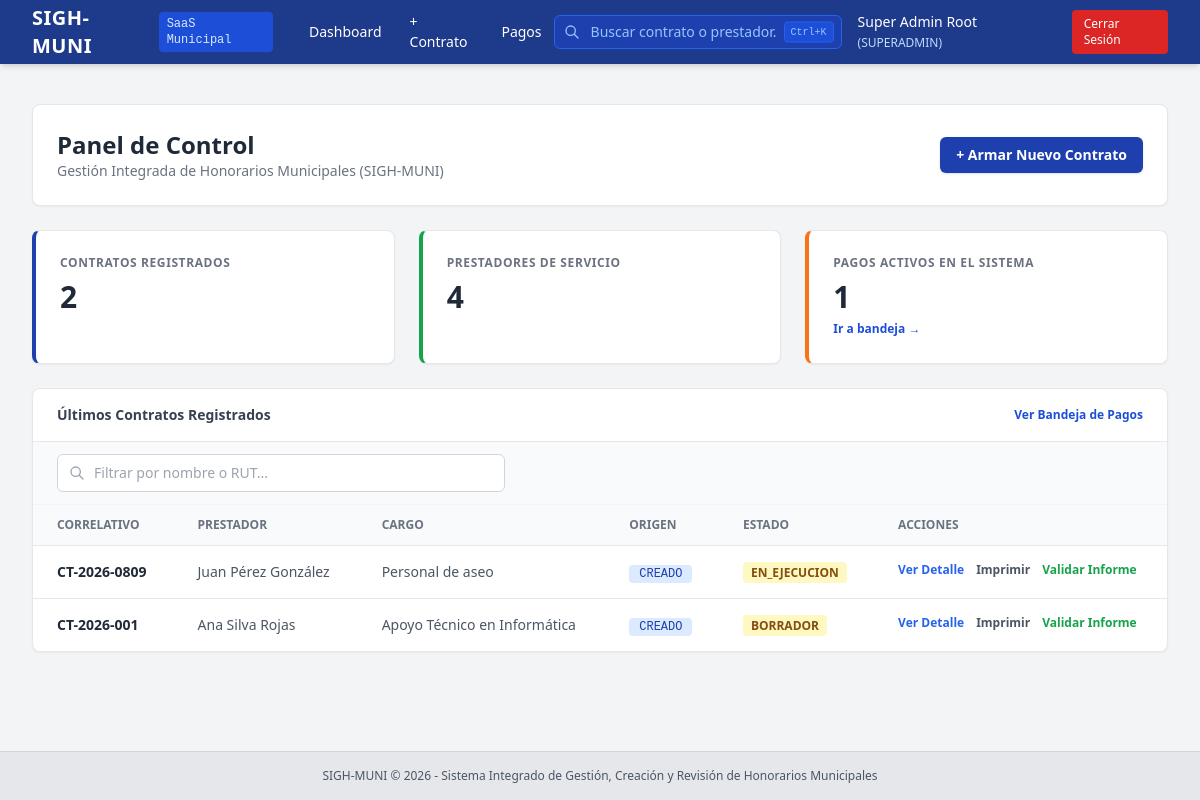
The app's page / (signed in), older data.
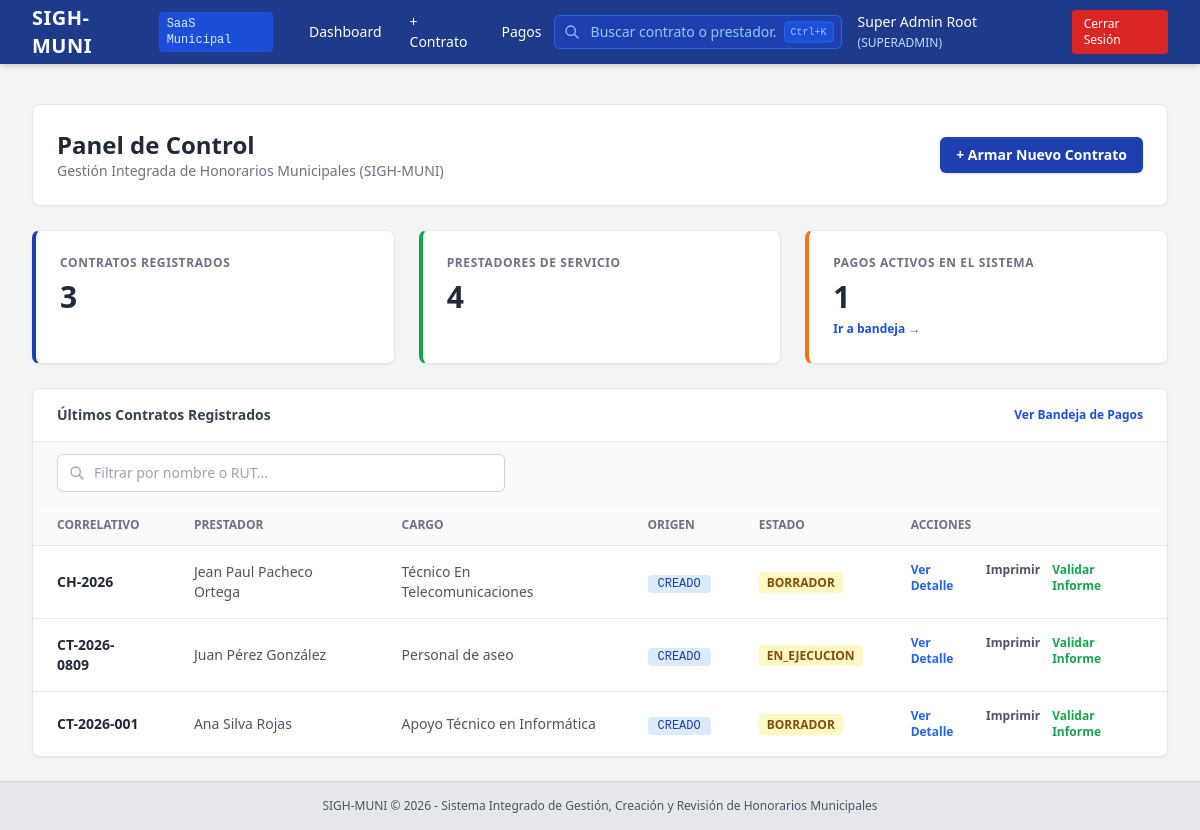
The same page, newer data.
### app/models/user.py (models this page shows, shortened)
class User(db.Model):
    __tablename__ = 'users'
    id = db.Column(db.Integer, primary_key=True, autoincrement=True)
    rut = db.Column(db.String(20), nullable=False, unique=True)
    first_name = db.Column(db.String(100), nullable=False)
    last_name = db.Column(db.String(100), nullable=False)
    email = db.Column(db.String(120), nullable=False, unique=True)
    password_hash = db.Column(db.String(255), nullable=False)
    role = db.Column(db.String(50), nullable=False)  # SUPERADMIN, ADMIN_RRHH, JEFE_DEPTO, FINANZAS_CONTROL
    department_id = db.Column(db.Integer, db.ForeignKey('departments.id', ondelete='SET NULL'), nullable=True)
    is_active = db.Column(db.Integer, nullable=False, default=1)
    created_at = db.Column(db.DateTime, nullable=False, default=datetime.utcnow)

### app/models/contract.py (models this page shows, shortened)
class Contract(db.Model):
    __tablename__ = 'contracts'
    id = db.Column(db.Integer, primary_key=True)
    provider_id = db.Column(db.Integer, db.ForeignKey('service_providers.id'), nullable=False)
    department_id = db.Column(db.Integer, db.ForeignKey('departments.id'), nullable=False)
    creation_type = db.Column(db.String(50), default='CREADO')
    contract_number = db.Column(db.String(50), unique=True, nullable=False)
    decline_number = db.Column(db.String(50), nullable=True)
    decline_date = db.Column(db.Date, nullable=True)
    position_title = db.Column(db.String(150), nullable=False)
    program_name = db.Column(db.String(150), nullable=True)
    monthly_amount_gross = db.Column(db.Float, nullable=False)
    total_contract_amount = db.Column(db.Float, nullable=False)
    start_date = db.Column(db.Date, nullable=False)
    end_date = db.Column(db.Date, nullable=False)
    pdf_file_path = db.Column(db.String(255), nullable=True)
    ocr_processed = db.Column(db.Integer, default=0)
    status = db.Column(db.String(30), default='BORRADOR')
    created_at = db.Column(db.DateTime, default=datetime.utcnow)
    provider = db.relationship('ServiceProvider', back_populates='contracts', lazy=True)
    department = db.relationship('Department', backref=db.backref('department_contracts', lazy=True))
    functions = db.relationship('ContractFunction', backref='contract', cascade='all, delete-orphan', lazy=True,
                                order_by='ContractFunction.function_order')
    payments = db.relationship('MonthlyPayment', back_populates='contract', lazy=True, cascade='all, delete-orphan')

### app/models/provider.py (models this page shows, shortened)
class ServiceProvider(db.Model):
    __tablename__ = 'service_providers'
    id = db.Column(db.Integer, primary_key=True, autoincrement=True)
    rut = db.Column(db.String(20), nullable=False, unique=True, index=True)
    first_name = db.Column(db.String(100), nullable=False)
    paternal_last_name = db.Column(db.String(100), nullable=False)
    maternal_last_name = db.Column(db.String(100), nullable=True)
    email = db.Column(db.String(120), nullable=True)
    phone = db.Column(db.String(50), nullable=True)
    address = db.Column(db.Text, nullable=True)
    bank_name = db.Column(db.String(100), nullable=True)
    account_type = db.Column(db.String(50), nullable=True)
    account_number = db.Column(db.String(50), nullable=True)
    created_at = db.Column(db.DateTime, nullable=False, default=datetime.utcnow)
    contracts = db.relationship('Contract', back_populates='provider', lazy=True, cascade="all, delete-orphan")
    @property
    def full_name(self):
        maternal = f" {self.maternal_last_name}" if self.maternal_last_name else ""
        return f"{self.first_name} {self.paternal_last_name}{maternal}"

### app/routes/dashboard.py (the view)
@dashboard_bp.route('/')
@login_required
def index():
    user = get_current_user()
    total_contracts = Contract.query.count()
    total_providers = ServiceProvider.query.count()
    recent_contracts = Contract.query.order_by(Contract.id.desc()).limit(5).all()
    if user.role == 'JEFE_DEPTO':
        pending_payments = MonthlyPayment.query.join(Contract).filter(
            Contract.department_id == user.department_id,
            MonthlyPayment.approval_status.in_(['PENDIENTE_REVISION', 'OBSERVADO'])
        ).count()
    elif user.role == 'FINANZAS_CONTROL':
        pending_payments = MonthlyPayment.query.filter(
            MonthlyPayment.approval_status.in_(['APROBADO_RRHH', 'OBSERVADO'])
        ).count()
    elif user.role in ('ADMIN_RRHH', 'SUPERADMIN'):
        pending_payments = MonthlyPayment.query.filter(
            MonthlyPayment.approval_status != 'APROBADO_FINANZAS'
        ).count()
    else:
        pending_payments = 0
    return render_template(
        'dashboard/index.html',
        total_contracts=total_contracts,
        total_providers=total_providers,
        pending_payments=pending_payments,
        recent_contracts=recent_contracts,
        user=user
    )

### app/__init__.py (called while the page is built)
def create_app(config_class=Config):
    app = Flask(__name__)
    app.config.from_object(config_class)
    os.makedirs(app.config['UPLOAD_FOLDER'], exist_ok=True)
    db.init_app(app)
    migrate.init_app(app, db)
    if 'sqlite' in app.config['SQLALCHEMY_DATABASE_URI']:
        from sqlalchemy import event
        from sqlalchemy.engine import Engine
        @event.listens_for(Engine, "connect")
        def set_sqlite_pragma(dbapi_connection, connection_record):
            cursor = dbapi_connection.cursor()
            cursor.execute("PRAGMA foreign_keys=ON;")
            cursor.close()
    from app.auth.routes import auth_bp
    app.register_blueprint(auth_bp, url_prefix='/auth')
    from app.routes import register_routes
    register_routes(app)
    return app

### app/auth/utils.py (called while the page is built)
def login_required(f):
    @wraps(f)
    def decorated_function(*args, **kwargs):
        if 'user_id' not in session:
            flash('Debes iniciar sesión para acceder a esta sección.', 'warning')
            return redirect(url_for('auth.login', next=request.url))
        return f(*args, **kwargs)
    return decorated_function

def get_current_user():
    if 'user_id' in session:
        return User.query.get(session['user_id'])
    return None

### app/templates/dashboard/index.html (shortened to what this page needs)
{% extends "base.html" %}
{% block content %}
<div class="space-y-6">
    <div class="flex justify-between items-center bg-white p-6 rounded-lg shadow-sm border border-gray-200">
        <div>
            <h1 class="text-2xl font-bold text-gray-800">Panel de Control</h1>
            <p class="text-sm text-gray-500">Gestión Integrada de Honorarios Municipales (SIGH-MUNI)</p>
        </div>
        <div class="flex space-x-2">
            <a href="{{ url_for('contract_builder.create') }}" class="bg-blue-800 hover:bg-blue-900 text-white font-semibold px-4 py-2 rounded-md shadow text-sm transition">
                + Armar Nuevo Contrato
            </a>
        </div>
    </div>
    <div class="grid grid-cols-1 md:grid-cols-3 gap-6">
        <div class="bg-white p-6 rounded-lg shadow-sm border border-gray-200 border-l-4 border-l-blue-800">
            <h3 class="text-xs uppercase text-gray-500 font-bold tracking-wider">Contratos Registrados</h3>
            <p class="text-3xl font-extrabold text-gray-800 mt-2">{{ total_contracts }}</p>
        </div>
        <div class="bg-white p-6 rounded-lg shadow-sm border border-gray-200 border-l-4 border-l-green-600">
            <h3 class="text-xs uppercase text-gray-500 font-bold tracking-wider">Prestadores de Servicio</h3>
            <p class="text-3xl font-extrabold text-gray-800 mt-2">{{ total_providers }}</p>
        </div>
        <div class="bg-white p-6 rounded-lg shadow-sm border border-gray-200 border-l-4 border-l-orange-500">
            <h3 class="text-xs uppercase text-gray-500 font-bold tracking-wider">
                {% if user.role == 'JEFE_DEPTO' %}Pagos Pendientes de Mi Depto
                {% elif user.role == 'FINANZAS_CONTROL' %}Pagos por Liberar
                {% else %}Pagos Activos en el Sistema{% endif %}
            </h3>
            <p class="text-3xl font-extrabold text-gray-800 mt-2">{{ pending_payments }}</p>
            <a href="{{ url_for('payments.bandeja') }}" class="text-xs text-blue-700 hover:underline font-semibold mt-1 inline-block">Ir a bandeja →</a>
        </div>
    </div>
    <div class="bg-white rounded-lg shadow-sm border border-gray-200 overflow-hidden">
        <div class="px-6 py-4 border-b border-gray-200 font-bold text-gray-700 text-sm flex justify-between items-center">
            <span>Últimos Contratos Registrados</span>
            <a href="{{ url_for('payments.bandeja') }}" class="text-xs text-blue-700 hover:underline font-semibold">Ver Bandeja de Pagos</a>
        </div>
        <div class="px-6 py-3 border-b border-gray-100 bg-gray-50">
            <div class="relative max-w-md">
                <svg class="absolute left-3 top-1/2 -translate-y-1/2 w-4 h-4 text-gray-400" fill="none" stroke="currentColor" viewBox="0 0 24 24">
                    <path stroke-linecap="round" stroke-linejoin="round" stroke-width="2" d="M21 21l-6-6m2-5a7 7 0 11-14 0 7 7 0 0114 0z"/>
                </svg>
                <input type="text" id="table_filter_input"
                    placeholder="Filtrar por nombre o RUT..."
                    autocomplete="off"
                    class="w-full pl-9 pr-4 py-2 border border-gray-300 rounded-md text-sm focus:ring-2 focus:ring-blue-500 focus:border-blue-500 transition">
            </div>
        </div>
        <table class="w-full text-left text-sm text-gray-600" id="contracts_table">
            <thead class="bg-gray-50 text-xs uppercase text-gray-500 font-semibold border-b">
                <tr>
                    <th class="px-6 py-3">Correlativo</th>
                    <th class="px-6 py-3">Prestador</th>
                    <th class="px-6 py-3">Cargo</th>
                    <th class="px-6 py-3">Origen</th>
                    <th class="px-6 py-3">Estado</th>
                    <th class="px-6 py-3">Acciones</th>
                </tr>
            </thead>
            <tbody class="divide-y divide-gray-200">
                {% for contract in recent_contracts %}
                <tr class="hover:bg-gray-50 contract-row"
                    data-search="{{ contract.provider.full_name | lower }} {{ contract.provider.rut | lower }} {{ contract.contract_number | lower }} {{ contract.position_title | lower }}">
                    <td class="px-6 py-4 font-semibold text-gray-800">{{ contract.contract_number }}</td>
                    <td class="px-6 py-4">{{ contract.provider.full_name }}</td>
                    <td class="px-6 py-4">{{ contract.position_title }}</td>
                    <td class="px-6 py-4"><span class="bg-blue-100 text-blue-800 text-xs px-2.5 py-0.5 rounded font-mono">{{ contract.creation_type }}</span></td>
                    <td class="px-6 py-4"><span class="bg-yellow-100 text-yellow-800 text-xs px-2 py-0.5 rounded font-semibold">{{ contract.status }}</span></td>
                    <td class="px-6 py-4 flex space-x-3">
                        <a href="{{ url_for('contract_builder.detail', contract_id=contract.id) }}" class="text-blue-600 hover:underline font-semibold text-xs">
                            Ver Detalle
                        </a>
                        <a href="{{ url_for('contract_builder.preview', contract_id=contract.id) }}" target="_blank" class="text-gray-600 hover:underline font-semibold text-xs">
                            Imprimir
                        </a>
                        <a href="{{ url_for('payments.validate_report', contract_id=contract.id) }}" class="text-green-600 hover:underline font-semibold text-xs">
                            Validar Informe
                        </a>
                    </td>
                </tr>
                {% endfor %}
            </tbody>
        </table>
    </div>
</div>
{% endblock %}

### app/templates/base.html (shortened to what this page needs)
<!DOCTYPE html>
<html lang="es">
<head>
    <script src="https://cdn.tailwindcss.com"></script>
</head>
<body class="bg-gray-100 min-h-screen text-gray-800 flex flex-col font-sans">
    <nav class="bg-blue-900 text-white shadow-md relative z-50">
        <div class="max-w-7xl mx-auto px-4 sm:px-6 lg:px-8">
            <div class="flex items-center justify-between h-16">
                <div class="flex items-center space-x-6">
                    <a href="{{ url_for('dashboard.index') }}" class="flex items-center space-x-3">
                        <span class="font-bold text-xl tracking-wide">SIGH-MUNI</span>
                        <span class="text-xs bg-blue-700 px-2 py-1 rounded text-blue-100 font-mono">SaaS Municipal</span>
                    </a>
                    {% if session.get('user_id') %}
                    <div class="hidden md:flex items-center space-x-1 text-sm">
                        <a href="{{ url_for('dashboard.index') }}" class="px-3 py-2 rounded hover:bg-blue-800 transition">Dashboard</a>
                        <a href="{{ url_for('contract_builder.create') }}" class="px-3 py-2 rounded hover:bg-blue-800 transition">+ Contrato</a>
                        <a href="{{ url_for('payments.bandeja') }}" class="px-3 py-2 rounded hover:bg-blue-800 transition">Pagos</a>
                    </div>
                    {% endif %}
                </div>
                {% if session.get('user_id') %}
                <div class="flex items-center space-x-4">
                    <div class="relative" id="global_search_container">
                        <div class="relative">
                            <svg class="absolute left-2.5 top-1/2 -translate-y-1/2 w-4 h-4 text-blue-300" fill="none" stroke="currentColor" viewBox="0 0 24 24">
                                <path stroke-linecap="round" stroke-linejoin="round" stroke-width="2" d="M21 21l-6-6m2-5a7 7 0 11-14 0 7 7 0 0114 0z"/>
                            </svg>
                            <input type="text" id="global_search_input"
                                placeholder="Buscar contrato o prestador..."
                                autocomplete="off"
                                class="w-56 lg:w-72 pl-9 pr-16 py-1.5 bg-blue-800 border border-blue-600 rounded-md text-sm text-white placeholder-blue-300 focus:outline-none focus:ring-2 focus:ring-blue-400 focus:bg-blue-700 transition">
                            <kbd class="absolute right-2 top-1/2 -translate-y-1/2 text-[10px] bg-blue-700 text-blue-300 px-1.5 py-0.5 rounded border border-blue-600 font-mono">Ctrl+K</kbd>
                        </div>
                    </div>
                    <a href="{{ url_for('auth.profile') }}" class="text-sm font-medium hover:text-blue-200 transition">
                        {{ session.get('user_name') }}
                        <span class="text-xs text-blue-200">({{ session.get('user_role') }})</span>
                    </a>
                    <a href="{{ url_for('auth.logout') }}" class="bg-red-600 hover:bg-red-700 text-white text-xs px-3 py-1.5 rounded transition">
                        Cerrar Sesión
                    </a>
                </div>
                {% endif %}
            </div>
        </div>
    </nav>
    <main class="flex-grow max-w-7xl w-full mx-auto px-4 sm:px-6 lg:px-8 py-6">
        {% block content %}{% endblock %}
    </main>
    <footer class="bg-gray-200 text-center py-4 text-xs text-gray-600 border-t border-gray-300">
        SIGH-MUNI &copy; 2026 - Sistema Integrado de Gestión, Creación y Revisión de Honorarios Municipales
    </footer>
</body>
</html>

Row changes from the older to the newer data that the page shows:
added Contract: contract_number "CH-2026", provider.full_name "Jean Paul Pacheco Ortega", position_title "Técnico En Telecomunicaciones", creation_type "CREADO", status "BORRADOR"
Text that changed along with them:
{{ total_contracts }}: "2" → "3"
